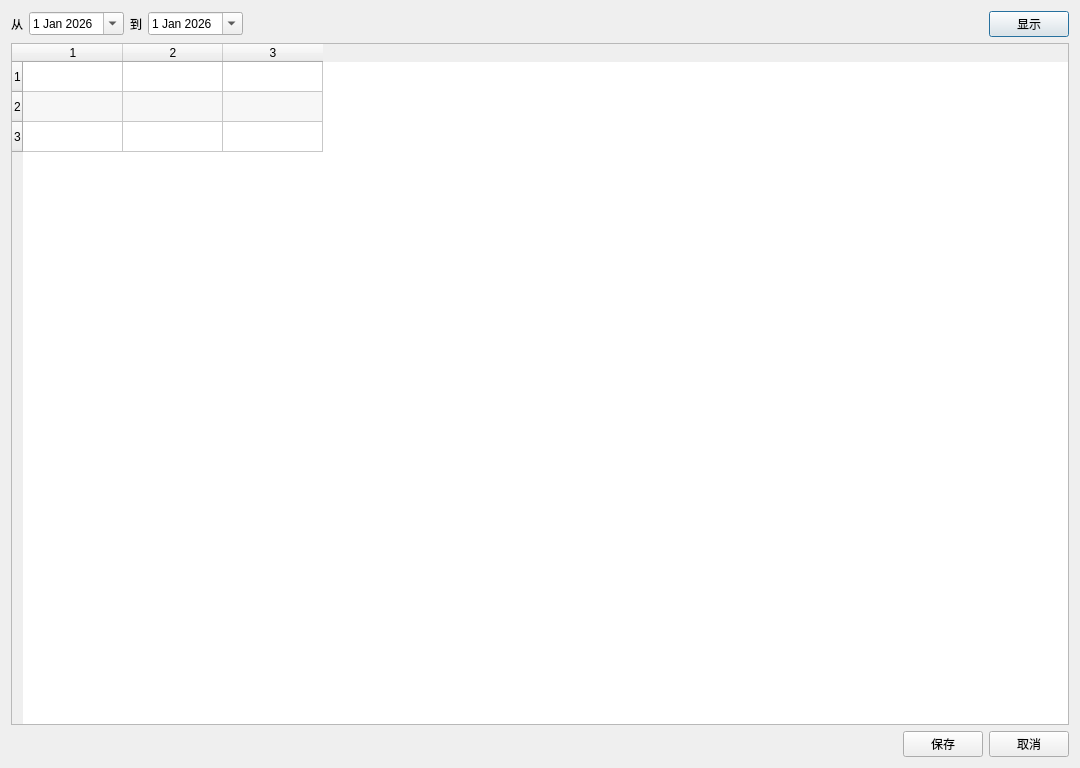
<?xml version="1.0" encoding="UTF-8"?>
<ui version="4.0">
 <class>TradeFundDialog</class>
 <widget class="QDialog" name="TradeFundDialog">
  <property name="windowModality">
   <enum>Qt::WindowModality::ApplicationModal</enum>
  </property>
  <property name="geometry">
   <rect>
    <x>0</x>
    <y>0</y>
    <width>1080</width>
    <height>768</height>
   </rect>
  </property>
  <property name="windowTitle">
   <string>基金交易</string>
  </property>
  <layout class="QVBoxLayout" name="verticalLayout">
   <item>
    <layout class="QHBoxLayout" name="horizontalLayout">
     <item>
      <widget class="QLabel" name="label">
       <property name="text">
        <string>从</string>
       </property>
      </widget>
     </item>
     <item>
      <widget class="QDateEdit" name="startDateEdit">
       <property name="calendarPopup">
        <bool>true</bool>
       </property>
       <property name="date">
        <date>
         <year>2026</year>
         <month>1</month>
         <day>1</day>
        </date>
       </property>
      </widget>
     </item>
     <item>
      <widget class="QLabel" name="label_2">
       <property name="text">
        <string>到</string>
       </property>
      </widget>
     </item>
     <item>
      <widget class="QDateEdit" name="endDateEdit">
       <property name="calendarPopup">
        <bool>true</bool>
       </property>
       <property name="date">
        <date>
         <year>2026</year>
         <month>1</month>
         <day>1</day>
        </date>
       </property>
      </widget>
     </item>
     <item>
      <spacer name="horizontalSpacer">
       <property name="orientation">
        <enum>Qt::Orientation::Horizontal</enum>
       </property>
       <property name="sizeHint" stdset="0">
        <size>
         <width>40</width>
         <height>20</height>
        </size>
       </property>
      </spacer>
     </item>
     <item>
      <widget class="QPushButton" name="showButton">
       <property name="text">
        <string>显示</string>
       </property>
      </widget>
     </item>
    </layout>
   </item>
   <item>
    <widget class="QTableWidget" name="tableWidget">
     <property name="editTriggers">
      <set>QAbstractItemView::EditTrigger::AllEditTriggers</set>
     </property>
     <property name="alternatingRowColors">
      <bool>true</bool>
     </property>
     <property name="rowCount">
      <number>3</number>
     </property>
     <property name="columnCount">
      <number>3</number>
     </property>
     <row/>
     <row/>
     <row/>
     <column/>
     <column/>
     <column/>
    </widget>
   </item>
   <item>
    <layout class="QHBoxLayout" name="horizontalLayout_2">
     <item>
      <spacer name="horizontalSpacer_2">
       <property name="orientation">
        <enum>Qt::Orientation::Horizontal</enum>
       </property>
       <property name="sizeHint" stdset="0">
        <size>
         <width>40</width>
         <height>20</height>
        </size>
       </property>
      </spacer>
     </item>
     <item>
      <widget class="QPushButton" name="saveButton">
       <property name="text">
        <string>保存</string>
       </property>
      </widget>
     </item>
     <item>
      <widget class="QPushButton" name="cancelButton">
       <property name="text">
        <string>取消</string>
       </property>
      </widget>
     </item>
    </layout>
   </item>
  </layout>
 </widget>
 <resources/>
 <connections>
  <connection>
   <sender>showButton</sender>
   <signal>clicked()</signal>
   <receiver>TradeFundDialog</receiver>
   <slot>onShowButtonClicked()</slot>
   <hints>
    <hint type="sourcelabel">
     <x>1025</x>
     <y>27</y>
    </hint>
    <hint type="destinationlabel">
     <x>1251</x>
     <y>403</y>
    </hint>
   </hints>
  </connection>
  <connection>
   <sender>saveButton</sender>
   <signal>clicked()</signal>
   <receiver>TradeFundDialog</receiver>
   <slot>onSaveButtonClicked()</slot>
   <hints>
    <hint type="sourcelabel">
     <x>924</x>
     <y>753</y>
    </hint>
    <hint type="destinationlabel">
     <x>1028</x>
     <y>968</y>
    </hint>
   </hints>
  </connection>
  <connection>
   <sender>cancelButton</sender>
   <signal>clicked()</signal>
   <receiver>TradeFundDialog</receiver>
   <slot>reject()</slot>
   <hints>
    <hint type="sourcelabel">
     <x>1012</x>
     <y>750</y>
    </hint>
    <hint type="destinationlabel">
     <x>1193</x>
     <y>871</y>
    </hint>
   </hints>
  </connection>
  <connection>
   <sender>tableWidget</sender>
   <signal>cellChanged(int,int)</signal>
   <receiver>TradeFundDialog</receiver>
   <slot>onTableCellChanged(int,int)</slot>
   <hints>
    <hint type="sourcelabel">
     <x>727</x>
     <y>463</y>
    </hint>
    <hint type="destinationlabel">
     <x>955</x>
     <y>1193</y>
    </hint>
   </hints>
  </connection>
 </connections>
 <slots>
  <slot>onShowButtonClicked()</slot>
  <slot>onSaveButtonClicked()</slot>
  <slot>onTableCellChanged(int,int)</slot>
 </slots>
</ui>
